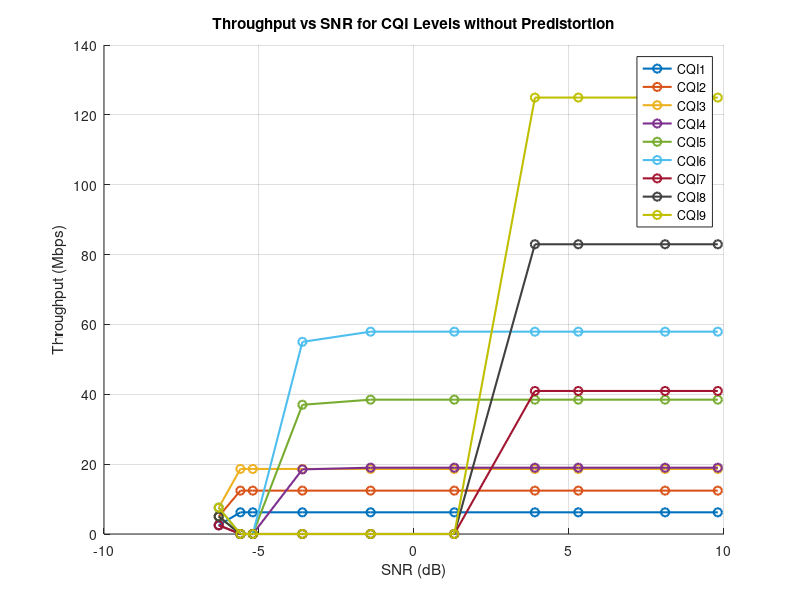

Write MATLAB code to recreate this figure.

% 加载无 predistortion 数据
data_no_predistortion1 = load('results_noPredistortion_CQI1-3.mat');
throughput_no_predistortion1 = data_no_predistortion1.throughputResults(:, 1:3);

data_no_predistortion2 = load('results_noPredistortion_CQI4-6.mat');
throughput_no_predistortion2 = data_no_predistortion2.throughputResults(:, 1:3);

data_no_predistortion3 = load('results_noPredistortion_CQI7-9.mat');
throughput_no_predistortion3 = data_no_predistortion3.throughputResults(:, 1:3);


% 合并所有无 predistortion 数据
throughput_no_predistortion = [throughput_no_predistortion1, throughput_no_predistortion2, throughput_no_predistortion3];

% 定义 SNR 值
snrValues = [-6.3, -5.6, -5.2, -3.6, -1.4, 1.3, 3.9, 5.3, 8.1, 9.8];

% 定义颜色（避免使用红色）
colors = [0 0.4470 0.7410; ... % 蓝色
          0.8500 0.3250 0.0980; ... % 橙色
          0.9290 0.6940 0.1250; ... % 黄色
          0.4940 0.1840 0.5560; ... % 紫色
          0.4660 0.6740 0.1880; ... % 绿色
          0.3010 0.7450 0.9330; ... % 青色
          0.6350 0.0780 0.1840; ... % 深棕色
          0.25 0.25 0.25; ... % 灰色
          0.75 0.75 0];       % 橄榄色

% 绘制图形
figure;
hold on;

for cqi = 1:9
    % 绘制无 predistortion 的数据
    plot(snrValues, throughput_no_predistortion(:, cqi), '-o', 'Color', colors(cqi, :), ...
        'DisplayName', sprintf('CQI%d', cqi), 'LineWidth', 1.5);
end

% 添加标签和图例
xlabel('SNR (dB)');
ylabel('Throughput (Mbps)');
title('Throughput vs SNR for CQI Levels without Predistortion');
legend('Location', 'best');
grid on;
hold off;